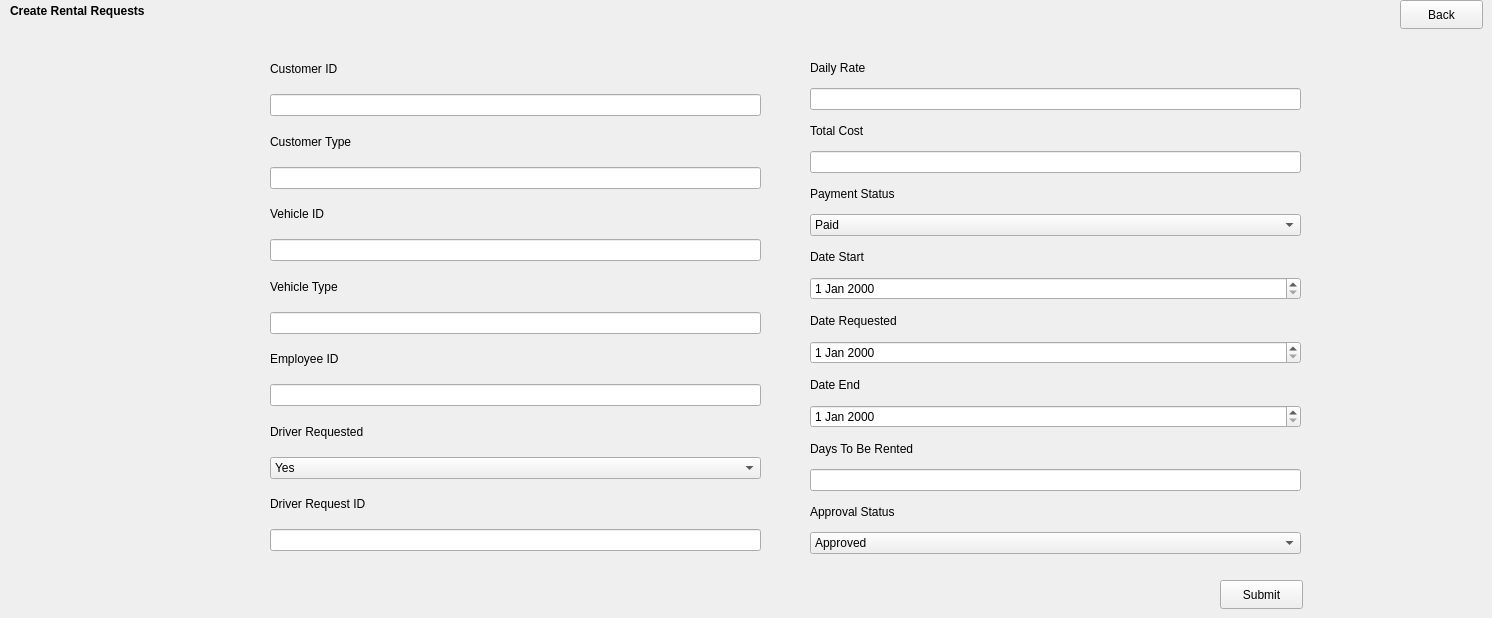
    <widget class="QWidget" name="page_7">
     <widget class="QLabel" name="label_8">
      <property name="geometry">
       <rect>
        <x>10</x>
        <y>0</y>
        <width>171</width>
        <height>21</height>
       </rect>
      </property>
      <property name="font">
       <font>
        <bold>true</bold>
       </font>
      </property>
      <property name="text">
       <string>Create Rental Requests</string>
      </property>
     </widget>
     <widget class="QPushButton" name="Create_Rental_Request_Back">
      <property name="geometry">
       <rect>
        <x>1400</x>
        <y>0</y>
        <width>83</width>
        <height>29</height>
       </rect>
      </property>
      <property name="text">
       <string>Back</string>
      </property>
     </widget>
     <widget class="QWidget" name="verticalLayoutWidget_6">
      <property name="geometry">
       <rect>
        <x>270</x>
        <y>50</y>
        <width>491</width>
        <height>501</height>
       </rect>
      </property>
      <layout class="QVBoxLayout" name="verticalLayout_9">
       <item>
        <widget class="QLabel" name="label_45">
         <property name="text">
          <string>Customer ID</string>
         </property>
        </widget>
       </item>
       <item>
        <widget class="QLineEdit" name="CreateRentalRequest_CustomerID"/>
       </item>
       <item>
        <widget class="QLabel" name="label_46">
         <property name="text">
          <string>Customer Type</string>
         </property>
        </widget>
       </item>
       <item>
        <widget class="QLineEdit" name="CreateRentalRequest_CustomerType"/>
       </item>
       <item>
        <widget class="QLabel" name="label_47">
         <property name="text">
          <string>Vehicle ID</string>
         </property>
        </widget>
       </item>
       <item>
        <widget class="QLineEdit" name="CreateRentalRequest_VehicleID"/>
       </item>
       <item>
        <widget class="QLabel" name="label_48">
         <property name="text">
          <string>Vehicle Type</string>
         </property>
        </widget>
       </item>
       <item>
        <widget class="QLineEdit" name="CreateRentalRequest_VehicleType"/>
       </item>
       <item>
        <widget class="QLabel" name="label_49">
         <property name="text">
          <string>Employee ID</string>
         </property>
        </widget>
       </item>
       <item>
        <widget class="QLineEdit" name="CreateRentalRequest_EmpID"/>
       </item>
       <item>
        <widget class="QLabel" name="label_51">
         <property name="text">
          <string>Driver Requested</string>
         </property>
        </widget>
       </item>
       <item>
        <widget class="QComboBox" name="CreateRentalRequest_DriverRequested">
         <item>
          <property name="text">
           <string>Yes</string>
          </property>
         </item>
         <item>
          <property name="text">
           <string>No</string>
          </property>
         </item>
        </widget>
       </item>
       <item>
        <widget class="QLabel" name="label_52">
         <property name="text">
          <string>Driver Request ID</string>
         </property>
        </widget>
       </item>
       <item>
        <widget class="QLineEdit" name="CreateRentalRequest_DriverRequestID"/>
       </item>
      </layout>
     </widget>
     <widget class="QPushButton" name="CreateRentalRequest_Submit">
      <property name="geometry">
       <rect>
        <x>1220</x>
        <y>580</y>
        <width>83</width>
        <height>29</height>
       </rect>
      </property>
      <property name="text">
       <string>Submit</string>
      </property>
     </widget>
     <widget class="QWidget" name="verticalLayoutWidget">
      <property name="geometry">
       <rect>
        <x>810</x>
        <y>53</y>
        <width>491</width>
        <height>501</height>
       </rect>
      </property>
      <layout class="QVBoxLayout" name="verticalLayout_12">
       <item>
        <widget class="QLabel" name="label_54">
         <property name="text">
          <string>Daily Rate</string>
         </property>
        </widget>
       </item>
       <item>
        <widget class="QLineEdit" name="CreateRentalRequest_DailyRate"/>
       </item>
       <item>
        <widget class="QLabel" name="label_55">
         <property name="text">
          <string>Total Cost</string>
         </property>
        </widget>
       </item>
       <item>
        <widget class="QLineEdit" name="CreateRentalRequest_TotalCost"/>
       </item>
       <item>
        <widget class="QLabel" name="label_56">
         <property name="text">
          <string>Payment Status</string>
         </property>
        </widget>
       </item>
       <item>
        <widget class="QComboBox" name="CreateRentalRequest_PaymentStatus">
         <item>
          <property name="text">
           <string>Paid</string>
          </property>
         </item>
         <item>
          <property name="text">
           <string>Not Paid</string>
          </property>
         </item>
        </widget>
       </item>
       <item>
        <widget class="QLabel" name="label_57">
         <property name="text">
          <string>Date Start</string>
         </property>
        </widget>
       </item>
       <item>
        <widget class="QDateEdit" name="CreateRentalRequest_DateStart"/>
       </item>
       <item>
        <widget class="QLabel" name="label_50">
         <property name="text">
          <string>Date Requested</string>
         </property>
        </widget>
       </item>
       <item>
        <widget class="QDateEdit" name="CreateRentalRequest_DateRequested"/>
       </item>
       <item>
        <widget class="QLabel" name="label_58">
         <property name="text">
          <string>Date End</string>
         </property>
        </widget>
       </item>
       <item>
        <widget class="QDateEdit" name="CreateRentalRequest_DateEnd"/>
       </item>
       <item>
        <widget class="QLabel" name="label_53">
         <property name="text">
          <string>Days To Be Rented</string>
         </property>
        </widget>
       </item>
       <item>
        <widget class="QLineEdit" name="CreateRentalRequest_DaysRentPeriod"/>
       </item>
       <item>
        <widget class="QLabel" name="label_59">
         <property name="text">
          <string>Approval Status</string>
         </property>
        </widget>
       </item>
       <item>
        <widget class="QComboBox" name="CreateRentalRequest_ApprovalStatus">
         <item>
          <property name="text">
           <string>Approved</string>
          </property>
         </item>
         <item>
          <property name="text">
           <string>Pending</string>
          </property>
         </item>
        </widget>
       </item>
      </layout>
     </widget>
    </widget>
